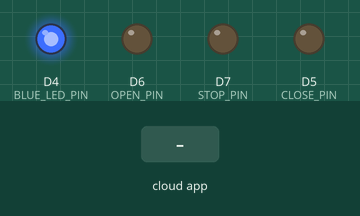
Recording of a sketch running on a simulated ESP8266 (NodeMCU). Shown: output pins drawn as LEDs (lit = HIGH). The inputs (shaded band) are chosen by the test bench. WiFi joins after 1.5 s; servers stay silent unless stated; what the sketch prints to the serial monitor is not drawn.

Above: at 2.8 s.
2.9 s: the phone or cloud app sets curtain.opener to 0
At 3.3 s:
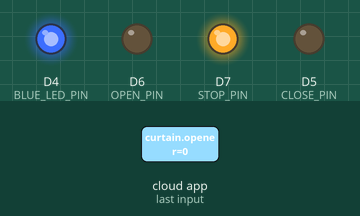
4.9 s: the phone or cloud app sets curtain.closer to 1
At 5.3 s:
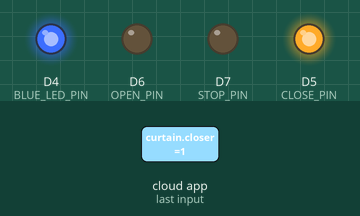
6.9 s: the phone or cloud app sets curtain.opener to 1
At 7.3 s:
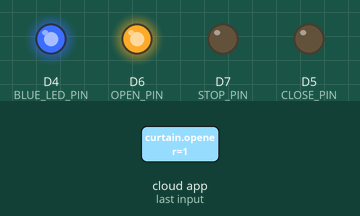
8.9 s: the phone or cloud app sets curtain.closer to 0
At 10.1 s:
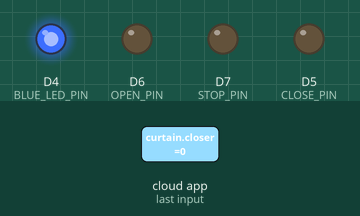
Timing chart, 0 to 11.4 s (numbered marks = the images above; inputs shaded):
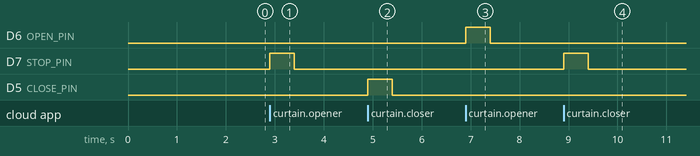

The sketch:

curtain.ino
```cpp
/*
 Electric curtain controller
 - three functionalities: open, close, stop
 - simulated by using two FauxMo devices
   - curtain opener: on = open curtain,  off = stop
   - curtain closer: on = close curtain, off = stop
 */

#include <Arduino.h>
#include <ESP8266WiFi.h>
#include "fauxmoESP.h"
#include "wifi_config.h"

fauxmoESP fauxmo;

#define SERIAL_BAUDRATE   115200

// LED used as status indicators - both active low
#define BLUE_LED_PIN      2
#define RED_LED_PIN       LED_BUILTIN

// curtain control pins - all active high
#define CLOSE_PIN         D5
#define OPEN_PIN          D6
#define STOP_PIN          D7

#define DEVICE_ID_OPENER  "curtain opener"
#define DEVICE_ID_CLOSER  "curtain closer"

enum class Action {
  Idle  = 0,
  Open  = 1,
  Close = 2,
  Stop  = 3,
};

Action action_code = Action::Idle;

////////// FUNCTIONS ///////////////////////////////////////////////////////////

#define ENABLE_ACTIVE_HIGH(pin)       digitalWrite(pin, HIGH)
#define DISABLE_ACTIVE_HIGH(pin)      digitalWrite(pin, LOW)
#define TRIGGER_ACTIVE_HIGH(pin, ms)  digitalWrite(pin, HIGH);delay(ms);digitalWrite(pin, LOW)

#define ENABLE_ACTIVE_LOW(pin)       digitalWrite(pin, LOW)
#define DISABLE_ACTIVE_LOW(pin)      digitalWrite(pin, HIGH)
#define TRIGGER_ACTIVE_LOW(pin, ms)  digitalWrite(pin, LOW);delay(ms);digitalWrite(pin, HIGH)

void wifi_setup() {
  // set Wi-Fi module to STA mode
  WiFi.mode(WIFI_STA);

  // connect
  Serial.printf("[WIFI] Connecting to %s ", WIFI_SSID);
  WiFi.begin(WIFI_SSID, WIFI_PASS);

  // wait
  while (WiFi.status() != WL_CONNECTED) {
    Serial.print(".");
    digitalWrite(BLUE_LED_PIN, LOW);
    delay(1);
    digitalWrite(BLUE_LED_PIN, HIGH);
    delay(199);
  }
  Serial.println();

  // connected
  Serial.printf("[WIFI] STATION Mode, SSID: %s, IP address: %s\n", WiFi.SSID().c_str(), WiFi.localIP().toString().c_str());

}

////////// MAIN ////////////////////////////////////////////////////////////////

void setup() {
  // init serial port and clean garbage
  Serial.begin(SERIAL_BAUDRATE);
  Serial.println();
  Serial.println();

  // pins
  pinMode(BLUE_LED_PIN, OUTPUT);
  pinMode(RED_LED_PIN, OUTPUT);
  pinMode(CLOSE_PIN, OUTPUT);
  pinMode(OPEN_PIN, OUTPUT);
  pinMode(STOP_PIN, OUTPUT);
  DISABLE_ACTIVE_LOW(BLUE_LED_PIN);
  DISABLE_ACTIVE_LOW(RED_LED_PIN);
  DISABLE_ACTIVE_HIGH(CLOSE_PIN);
  DISABLE_ACTIVE_HIGH(OPEN_PIN);
  DISABLE_ACTIVE_HIGH(STOP_PIN);

  // Wi-Fi
  wifi_setup();

  // Fauxmo
  fauxmo.createServer(true);
  fauxmo.setPort(80);

  fauxmo.enable(true);

  // add virtual devices
  fauxmo.addDevice(DEVICE_ID_OPENER);
  fauxmo.addDevice(DEVICE_ID_CLOSER);

  // callback when a command from Alexa is received
  // set flags here, commands are executed in the main loop
  fauxmo.onSetState([](unsigned char device_id, const char * device_name, bool state, unsigned char value) {
    Serial.printf("[MAIN] Device #%d (%s) state: %s value: %d\n", device_id, device_name, state ? "ON" : "OFF", value);
    if (strcmp(device_name, DEVICE_ID_OPENER)==0) {
      if (state == HIGH) {
        action_code = Action::Open;
      } else {
        action_code = Action::Stop;
      }
    } else if (strcmp(device_name, DEVICE_ID_CLOSER)==0) {
      if (state == HIGH) {
        action_code = Action::Close;
      } else {
        action_code = Action::Stop;
      }
    }
  });
}

void loop() {
  fauxmo.handle();

  switch(action_code) {
    case Action::Idle:
      break;
    case Action::Open:
      TRIGGER_ACTIVE_HIGH(OPEN_PIN, 500);
      DISABLE_ACTIVE_HIGH(CLOSE_PIN);
      DISABLE_ACTIVE_HIGH(STOP_PIN);
      fauxmo.setState(DEVICE_ID_OPENER, true, 255);
      fauxmo.setState(DEVICE_ID_CLOSER, false, 255);
      action_code = Action::Idle;
      break;
    case Action::Close:
      DISABLE_ACTIVE_HIGH(OPEN_PIN);
      TRIGGER_ACTIVE_HIGH(CLOSE_PIN, 500);
      DISABLE_ACTIVE_HIGH(STOP_PIN);
      fauxmo.setState(DEVICE_ID_OPENER, false, 255);
      fauxmo.setState(DEVICE_ID_CLOSER, true, 255);
      action_code = Action::Idle;
      break;
    case Action::Stop:
      DISABLE_ACTIVE_HIGH(OPEN_PIN);
      DISABLE_ACTIVE_HIGH(CLOSE_PIN);
      TRIGGER_ACTIVE_HIGH(STOP_PIN, 500);
      fauxmo.setState(DEVICE_ID_OPENER, false, 255);
      fauxmo.setState(DEVICE_ID_CLOSER, false, 255);
      action_code = Action::Idle;
      break;
    default:
      DISABLE_ACTIVE_HIGH(OPEN_PIN);
      DISABLE_ACTIVE_HIGH(CLOSE_PIN);
      DISABLE_ACTIVE_HIGH(STOP_PIN);
      fauxmo.setState(DEVICE_ID_OPENER, false, 255);
      fauxmo.setState(DEVICE_ID_CLOSER, false, 255);
      action_code = Action::Idle;
  }
}
```

Measured:
- after the input at 2.9 s, D7 (STOP_PIN): LOW → HIGH at once, → LOW 0.50 s later
- after the input at 4.9 s, D5 (CLOSE_PIN): LOW → HIGH at once, → LOW 0.50 s later
- after the input at 6.9 s, D6 (OPEN_PIN): LOW → HIGH at once, → LOW 0.50 s later
- after the input at 8.9 s, D7 (STOP_PIN): LOW → HIGH at once, → LOW 0.50 s later
